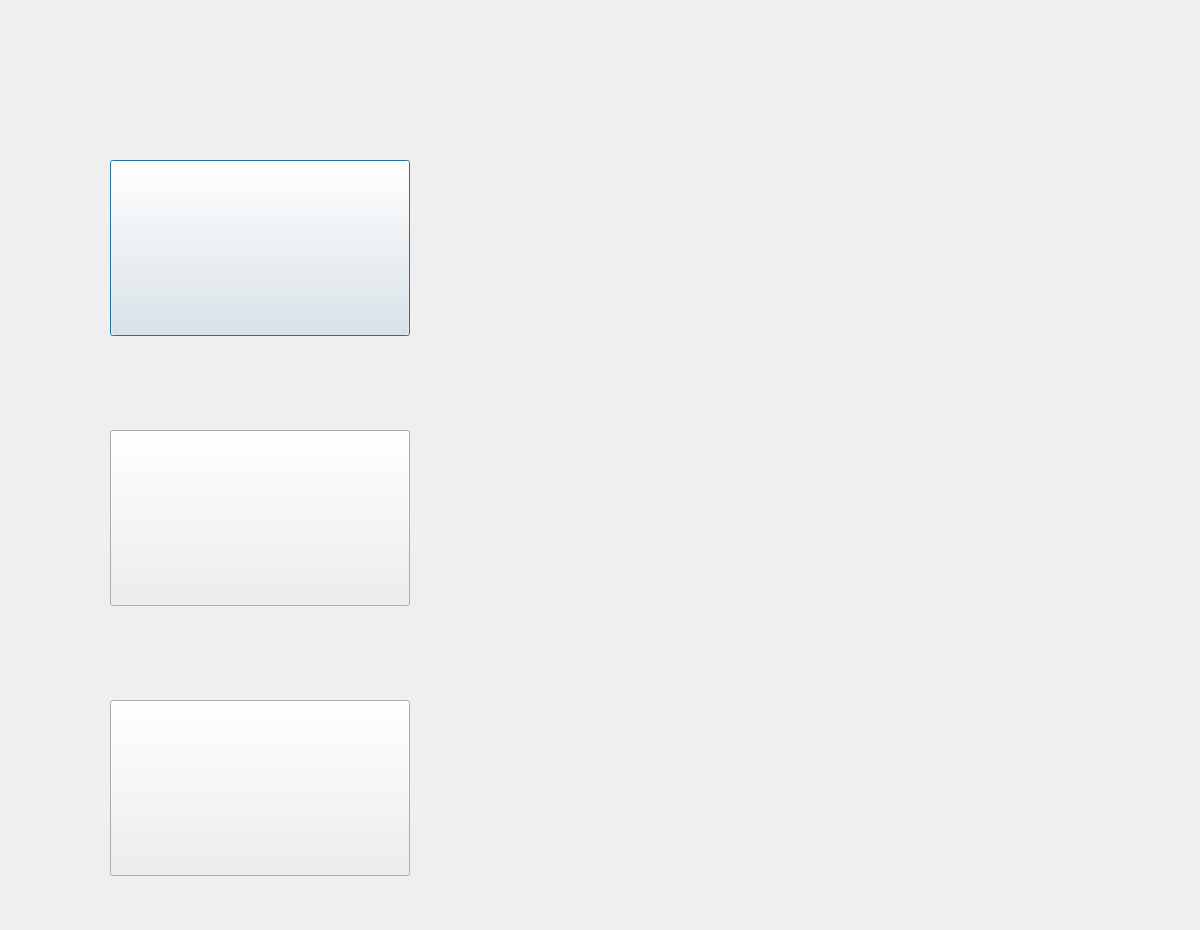
<?xml version="1.0" encoding="UTF-8"?>
<ui version="4.0">
 <class>Dialog</class>
 <widget class="QDialog" name="Dialog">
  <property name="geometry">
   <rect>
    <x>0</x>
    <y>0</y>
    <width>1200</width>
    <height>930</height>
   </rect>
  </property>
  <property name="windowTitle">
   <string>Dialog</string>
  </property>
  <widget class="QPushButton" name="mainbtn1">
   <property name="geometry">
    <rect>
     <x>110</x>
     <y>160</y>
     <width>300</width>
     <height>176</height>
    </rect>
   </property>
   <property name="text">
    <string/>
   </property>
  </widget>
  <widget class="QPushButton" name="mainbtn2">
   <property name="geometry">
    <rect>
     <x>110</x>
     <y>430</y>
     <width>300</width>
     <height>176</height>
    </rect>
   </property>
   <property name="text">
    <string/>
   </property>
  </widget>
  <widget class="QPushButton" name="mainbtn3">
   <property name="geometry">
    <rect>
     <x>110</x>
     <y>700</y>
     <width>300</width>
     <height>176</height>
    </rect>
   </property>
   <property name="text">
    <string/>
   </property>
  </widget>
 </widget>
 <resources/>
 <connections/>
</ui>
